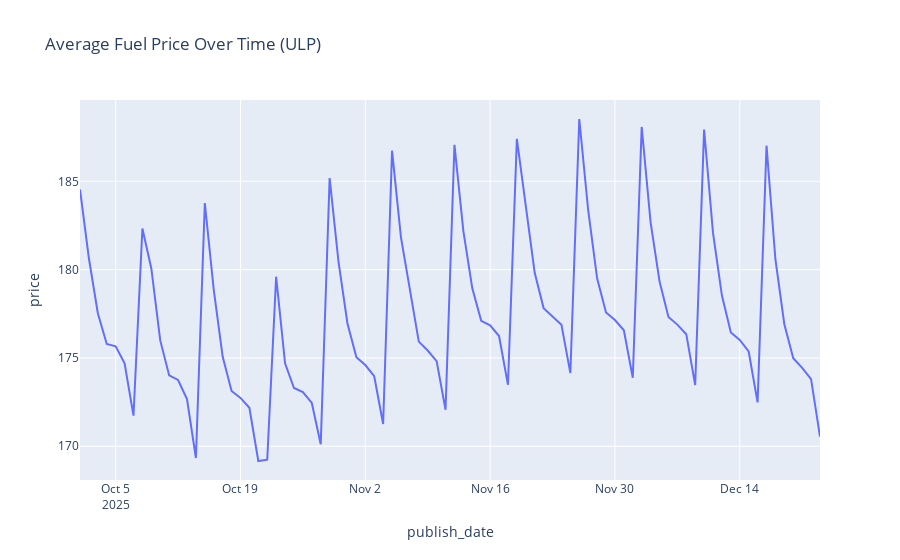

The notebook cell this image was saved under:
### Code cell
fig = px.line(
    daily_avg,
    x="publish_date",
    y="price",
    title="Average Fuel Price Over Time (ULP)",
    hover_data={
        "publish_date": True,
        "price": ':$.2f',
        "weekday": True
    }
)

fig.show()

### Figure 1 — Plotly figure (JSON) as saved in the notebook; plotly's stock layout.template omitted (floating-point values rounded to 4 significant figures)
{"data": [{"customdata": [["Wednesday"], ["Thursday"], ["Friday"], ["Saturday"], ["Sunday"], ["Monday"], ["Tuesday"], ["Wednesday"], ["Thursday"], ["Friday"], ["Saturday"], ["Sunday"], ["Monday"], ["Tuesday"], ["Wednesday"], ["Thursday"], ["Friday"], ["Saturday"], ["Sunday"], ["Monday"], ["Tuesday"], ["Wednesday"], ["Thursday"], ["Friday"], ["Saturday"], ["Sunday"], ["Monday"], ["Tuesday"], ["Wednesday"], ["Thursday"], ["Friday"], ["Saturday"], ["Sunday"], ["Monday"], ["Tuesday"], ["Wednesday"], ["Thursday"], ["Friday"], ["Saturday"], ["Sunday"], ["Monday"], ["Tuesday"], ["Wednesday"], ["Thursday"], ["Friday"], ["Saturday"], ["Sunday"], ["Monday"], ["Tuesday"], ["Wednesday"], ["Thursday"], ["Friday"], ["Saturday"], ["Sunday"], ["Monday"], ["Tuesday"], ["Wednesday"], ["Thursday"], ["Friday"], ["Saturday"], ["Sunday"], ["Monday"], ["Tuesday"], ["Wednesday"], ["Thursday"], ["Friday"], ["Saturday"], ["Sunday"], ["Monday"], ["Tuesday"], ["Wednesday"], ["Thursday"], ["Friday"], ["Saturday"], ["Sunday"], ["Monday"], ["Tuesday"], ["Wednesday"], ["Thursday"], ["Friday"], ["Saturday"], ["Sunday"], ["Monday"], ["Tuesday"]], "hovertemplate": "publish_date=%{x}<br>price=%{y:$.2f}<br>weekday=%{customdata[0]}<extra></extra>", "legendgroup": "", "line": {"color": "#636efa", "dash": "solid"}, "marker": {"symbol": "circle"}, "mode": "lines", "name": "", "orientation": "v", "showlegend": false, "type": "scatter", "x": ["2025-10-01", "2025-10-02", "2025-10-03", "2025-10-04", "2025-10-05", "2025-10-06", "2025-10-07", "2025-10-08", "2025-10-09", "2025-10-10", "2025-10-11", "2025-10-12", "2025-10-13", "2025-10-14", "2025-10-15", "2025-10-16", "2025-10-17", "2025-10-18", "2025-10-19", "2025-10-20", "2025-10-21", "2025-10-22", "2025-10-23", "2025-10-24", "2025-10-25", "2025-10-26", "2025-10-27", "2025-10-28", "2025-10-29", "2025-10-30", "2025-10-31", "2025-11-01", "2025-11-02", "2025-11-03", "2025-11-04", "2025-11-05", "2025-11-06", "2025-11-07", "2025-11-08", "2025-11-09", "2025-11-10", "2025-11-11", "2025-11-12", "2025-11-13", "2025-11-14", "2025-11-15", "2025-11-16", "2025-11-17", "2025-11-18", "2025-11-19", "2025-11-20", "2025-11-21", "2025-11-22", "2025-11-23", "2025-11-24", "2025-11-25", "2025-11-26", "2025-11-27", "2025-11-28", "2025-11-29", "2025-11-30", "2025-12-01", "2025-12-02", "2025-12-03", "2025-12-04", "2025-12-05", "2025-12-06", "2025-12-07", "2025-12-08", "2025-12-09", "2025-12-10", "2025-12-11", "2025-12-12", "2025-12-13", "2025-12-14", "2025-12-15", "2025-12-16", "2025-12-17", "2025-12-18", "2025-12-19", "2025-12-20", "2025-12-21", "2025-12-22", "2025-12-23"], "xaxis": "x", "y": [184.5, 180.6, 177.5, 175.8, 175.7, 174.7, 171.7, 182.3, 180.1, 176.0, 174.0, 173.8, 172.7, 169.3, 183.8, 178.9, 175.1, 173.1, 172.7, 172.2, 169.2, 169.2, 179.6, 174.7, 173.3, 173.1, 172.4, 170.1, 185.2, 180.4, 177.0, 175.0, 174.6, 174.0, 171.3, 186.7, 181.8, 179.0, 175.9, 175.4, 174.8, 172.1, 187.1, 182.2, 178.9, 177.1, 176.8, 176.2, 173.5, 187.4, 183.6, 179.8, 177.8, 177.4, 176.9, 174.1, 188.5, 183.4, 179.5, 177.6, 177.1, 176.6, 173.9, 188.1, 182.7, 179.3, 177.3, 176.9, 176.3, 173.5, 187.9, 182.1, 178.5, 176.4, 176.0, 175.4, 172.5, 187.0, 180.6, 176.9, 175.0, 174.4, 173.8, 170.5], "yaxis": "y"}], "layout": {"legend": {"tracegroupgap": 0}, "title": {"text": "Average Fuel Price Over Time (ULP)"}, "xaxis": {"anchor": "y", "domain": [0, 1], "title": {"text": "publish_date"}}, "yaxis": {"anchor": "x", "domain": [0, 1], "title": {"text": "price"}}}}
